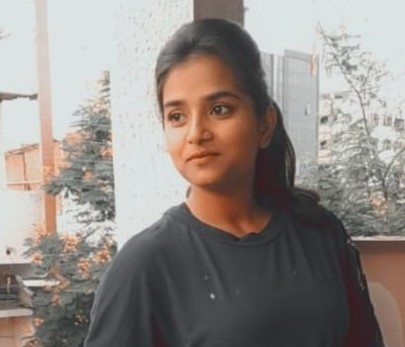
#> input picture rutuja.jpeg, 405 x 347 px
$ python 'computer visions -getting started.py'
#> lines starting #> are read from the running program, lines starting #| are printed output that depends on the picture
import cv2
img=cv2.imread("rutuja.jpeg",0)
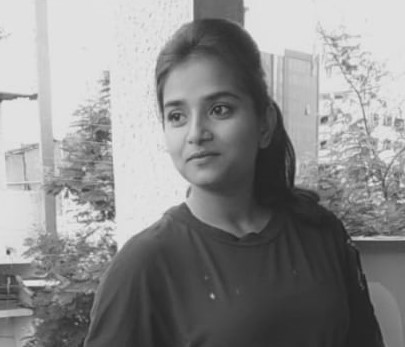
#> img: shape (347, 405); min 31, max 236, mean 141
print(img)#0-255 range
#> (printed output is left out)
cv2.imshow("image",img)  #shows imgae
cv2.waitKey()            #pause image
cv2.destroyAllWindows()  #distroy the windows that was opened
